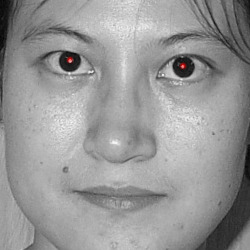
%> input picture DB0/DB0/test.jpg, 250 x 250 px
$ octave --eval "result = ImageProcessing('DB0/DB0/test.jpg');"   (GNU Octave 9; MATLAB toolbox functions it lacks are replaced by stand-ins)
%> lines starting %> are read from the running program, lines starting %| are printed output that depends on the picture; in (x1, y1, x2, y2) boxes, pixels count from 0 and x2, y2 are one past the last pixel; in counts of white or black regions, pixels touching at a corner belong together; the program's own positions count from 1
%> in ImageProcessing, image is the input picture: size 250x250x3 uint8; mean R, G, B 150.6, 150.5, 150.5
### colorNormalizationRGB.m
function normImage = colorNormalizationRGB(image)
    r = image(:,:,1);
    g = image(:,:,2);
    b = image(:,:,3);

    % Calculate the inverse mean of each color channel
    mean_R = 1/mean(r(:));
%> mean_R = 0.00664
    mean_G = 1/mean(g(:));
%> mean_G = 0.00665
    mean_B = 1/mean(b(:));
%> mean_B = 0.00665

    % Finding the highest value of the RGB mean
    maxRGB = max(max(mean_R,mean_G),mean_B);
%> maxRGB = 0.00665

    % Normalize the r,g,b
    mean_R = mean_R/maxRGB;
%> mean_R = 0.999
    mean_G = mean_G/maxRGB;
%> mean_G = 1
    mean_B = mean_B/maxRGB;
%> mean_B = 1

    % Scale each color channel by its normalized mean
    r = r * mean_R;
    g = g * mean_G;
    b = b * mean_B;

    % Putting together the color channels again
    normImage = cat(3, r,g,b);
end

### ConvertRGB2YCrCb.m
function YCrCb = ConvertRGB2YCrCb(rgb)
    % Function for normalizing the rgb color
    % and converting it to YCrCb color space

    r = rgb(:,:,1);
    g = rgb(:,:,2);
    b = rgb(:,:,3);

    % Calculate the inverse means of each color channel
    meanR = 1/mean(r(:));
%> meanR = 0.00664
    meanG = 1/mean(g(:));
%> meanG = 0.00665
    meanB = 1/mean(b(:));
%> meanB = 0.00665

    maxRGB = max(max(meanR,meanG),meanB);

    % Normalize each inverse mean
    meanR = meanR/maxRGB;
%> meanR = 0.999
    meanG = meanG/maxRGB;
%> meanG = 1
    meanB = meanB/maxRGB;
%> meanB = 1

    % Scale each color channel by its normalized mean
    r = r * meanR;
    g = g * meanG;
    b = b * meanB;

    rgb = cat(3, r,g,b);

    YCrCb = rgb2ycbcr(rgb);
%> YCrCb: size 250x250x3 uint8; mean of channels 1, 2, 3 145.3, 128, 128.1

end

### eyeDetection.m
function eyeMap = eyeDetection(YCrCb)

    % Chrominance component calculation
    Y = double(YCrCb(:,:,1));
    Cb = double(YCrCb(:,:,2));
    Cr = double(YCrCb(:,:,3));

    %Normalize (Cb^2), (Cr^2); and (Cb/Cr) 0-255
    Cb2_norm = normalize(Cb.^2, 'norm');
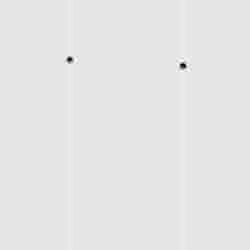
%> Cb2_norm: size 250x250 double; min 0.0412, max 0.0657, mean 0.0632; drawn with min black and max white
    Cb2_255_norm = normalize((Cb.^2)-1, 'norm');
    CbCr_norm = normalize((Cb./Cr), 'norm');

    % Chrominance map
    EyeMapC = (1/3) * (Cb2_norm + Cb2_255_norm + CbCr_norm);

    % Luminance component calculation
    radius = 9; % Can be changed but not recommended
    se = strel('disk', radius);

    % Apply the kernel, here se, to the luminance component
    dilationY = imdilate(Y, se);
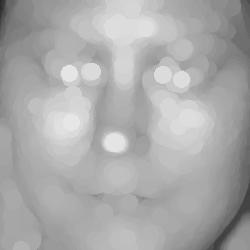
%> dilationY: size 250x250 double; min 40, max 230, mean 170.6
    erosionY = imerode(Y, se);
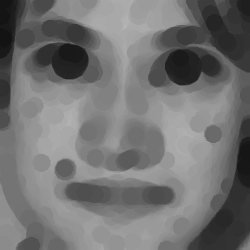
%> erosionY: size 250x250 double; min 19, max 179, mean 114.3

    % Luminance map
    eyeMapL = dilationY ./ (erosionY + 1);
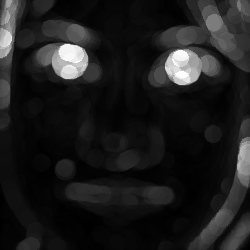
%> eyeMapL: size 250x250 double; min 1.06, max 7.11, mean 1.77; drawn with min black and max white

    % Combine the maps to one EyeMap
    eyeMap = eyeMapL .* EyeMapC;

    threshold = 0.332; % Can be changed but not recommended
    eyeMap = (eyeMap > threshold);
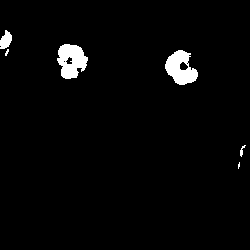
%> eyeMap: size 250x250 logical; 2.7% white; 6 white regions (2 under 20 px), largest, box (x1, y1, x2, y2) and area: (57, 44, 88, 79) 744, (165, 50, 198, 85) 713, (0, 30, 12, 49) 154, (240, 145, 246, 157) 29

    eyeMap = imdilate(eyeMap, se);
%> eyeMap: size 250x250 logical; 8.1% white; 4 white regions, box (x1, y1, x2, y2) and area: (49, 36, 96, 87) 1876, (157, 42, 206, 93) 1870, (0, 22, 20, 64) 691, (230, 137, 250, 177) 632
    eyeMap = imdilate(eyeMap, se);
%> eyeMap: size 250x250 logical; 15.1% white; 4 white regions, box (x1, y1, x2, y2) and area: (149, 34, 214, 101) 3368, (41, 28, 104, 95) 3364, (0, 14, 28, 72) 1351, (222, 129, 250, 185) 1334
    eyeMap = imerode(eyeMap, se);
%> eyeMap: size 250x250 logical; 8.2% white; 4 white regions, box (x1, y1, x2, y2) and area: (157, 42, 206, 93) 1878, (49, 36, 96, 87) 1876, (0, 22, 20, 64) 693, (230, 137, 250, 177) 668
    eyeMap = imdilate(eyeMap, se);
    eyeMap = imerode(eyeMap, se);

    % Remove small and large regions from the binary mask
    minArea = 100;  % Adjust as needed, but ok as it is!
    maxArea = 5000; % Adjust as needed, but ok as it is!

    eyeMap = bwareaopen(eyeMap, minArea);
    eyeMap = bwareafilt(eyeMap, [minArea, maxArea]);

    % Get image dimensions
    [height, width] = size(eyeMap);
%> height = 250; width = 250

    % Label connected components in the binary mask
    labeledMask = bwlabel(eyeMap);
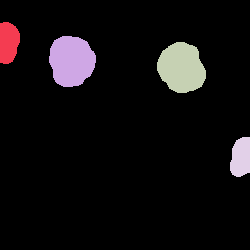
%> labeledMask: size 250x250 double; 5 distinct labels, from 0 to 4; one colour per label, 0 black

    % Remove regions outside the set range
    for i = 1:max(labeledMask(:))
        regionProperties = regionprops(labeledMask == i, 'Centroid');
        centroidX = regionProperties.Centroid(1);
        centroidY = regionProperties.Centroid(2);

        % Define ranges for the middle of the image
        middleRangeX = [width*0.1555, width*0.8];
        middleRangeY = [height*0.4, height*0.5];

        % Check if the centroid is outside the middle range, if so set
        % pixel value to 0
        if centroidX < middleRangeX(1) || centroidX > middleRangeX(2) || ...
           centroidY < middleRangeY(1) || centroidY > middleRangeY(2)
            eyeMap(labeledMask == i) = 0;
        end
    end
%> this loop made 4 passes
%> (regionProperties, centroidX, centroidY) on passes 1 to 3: ({Centroid [9.2 43]}, 9.16, 42.96), ({Centroid [72.1 61.5]}, 72.09, 61.54), ({Centroid [182.1 68.4]}, 182.1, 68.43)
%> (centroidX, centroidY) on pass 4: (241.4, 158.1)
%> eyeMap: size 250x250 logical; every value is 0
end

### mouthDetection.m
function mouthMap = mouthDetection(YCrCb)

    Cb = double(YCrCb(:,:,2));
    Cr = double(YCrCb(:,:,3));

    % Use the paper's formula for eta
    eta = 0.95 * (0.5 * sum(Cr.^2)) / (0.5 * sum(Cr./Cb));
%> eta = 15570.7
    mouthMapFormula = Cr.^2 .* (Cr.^2 - eta * Cr./Cb).^2;
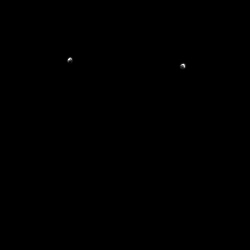
%> mouthMapFormula: size 250x250 double; min 42351982.1, max 5.41e+12, mean 1.26e+10; drawn with min black and max white

    % Make it binary
    mouthMapFormula = (mouthMapFormula - min(mouthMapFormula(:))) / ...
                      (max(mouthMapFormula(:)) - min(mouthMapFormula(:)));
    threshold = 0.4105; % Can be tweaked, but right now ok!

    mouthMap = mouthMapFormula > threshold;
%> mouthMap: size 250x250 logical; 0.03% white in thin lines or dots, all inside (x1, y1, x2, y2) = (68, 58, 185, 68)
    SE = strel('disk', 10);
    mouthMap = imclose(mouthMap, SE);
    mouthMap = imclearborder(mouthMap);

    % Remove small and large regions from the binary mask
    % Got the numbers by trail and error
    minArea = 40;
    maxArea = 20000;

    mouthMap = bwareaopen(mouthMap, minArea);
    mouthMap = bwareafilt(mouthMap, [minArea, maxArea]);

    % Get image dimensions
    [height, width] = size(mouthMap);

    % Label connected components in the binary mask
    labeledMask = bwlabel(mouthMap);
%> labeledMask: size 250x250 double; every value is 0

    % Remove regions outside the specified range
    for i = 1:max(labeledMask(:))
        regionProperties = regionprops(labeledMask == i, 'Centroid');
        centroidX = regionProperties.Centroid(1);
        centroidY = regionProperties.Centroid(2);

        % Define ranges for the middle-bottom of the image
        middleRangeX = [width*0.3, width*0.7];
        middleRangeY = [height*0.6, height*0.8];

        % Check if the centroid is outside the middle-bottom range
        if centroidX < middleRangeX(1) || centroidX > middleRangeX(2) || ...
           centroidY < middleRangeY(1) || centroidY > middleRangeY(2)
             mouthMap(labeledMask == i) = 0;
        end
    end
%> this loop made 0 passes
end

### drawLine.m
function [leftEyePos, rightEyePos, mouthPos] = drawLine(eyeMap, mouthMap)

    % Find and count connected components in eyeMap
    CC = bwconncomp(eyeMap);
%> CC = 0 connected components
    % Measures properties for each connected component
    % in CC, which is a structure returned by bwconncomp
    statsEye = regionprops(CC, 'PixelList');
%> statsEye = empty struct

    % Makes sure image do not contain less stan 2 eyes
    if numel(statsEye) < 2
        % Insufficient eye regions detected, return empty array
        leftEyePos = [];
        rightEyePos = [];
        mouthPos = [];
        return;
    end

    % Sort eyes based on x-coordinates
    % cellfun applys function to every cell in the array
    % It calculates the mean of x-coordinates for each
    % connected component's PixelList and sorts the result

    % The '~' is used to discard the sorted values, as only the indices are needed
    [~, sortedIdxEyes] = sort(cellfun(@(x) mean(x(:, 1)), {statsEye.PixelList}));

    % Returns the number of elements in the statsEye array
    statsEye = statsEye(sortedIdxEyes);

    % Assuming there are two eyes,
    % Calculate the mean position of pixels for
    % the first and second connected components
    leftEyePos = mean(statsEye(1).PixelList);
    rightEyePos = mean(statsEye(2).PixelList);

    % Find and count connected components in mouthMap
    CC = bwconncomp(mouthMap);
    statsMouth = regionprops(CC, 'PixelList');

    if numel(statsMouth) < 1
        % No mouth detected
        leftEyePos = [];
        rightEyePos = [];
        mouthPos = [];
        return;
    end

    % Assuming there is one mouth
    mouthPos = mean(statsMouth(1).PixelList);
end

### modifyImage.m
function modifiedImage = modifyImage(inputImage, leftEyePos, rightEyePos)
    % Function made for rotating and cropping every image for
    % better feature extraction.

    % Calculate the angle of rotation needed
    theta = atan2(rightEyePos(2) - leftEyePos(2), rightEyePos(1) - leftEyePos(1)) * 180 / pi;
    %modifiedImage = imrotate(inputImage, theta, 'bicubic', 'loose');

    % NOTE!! rotateAround() is made by Jan Motl (jan@motl.us), see
    % 'externfucntions' --> 'license.txt' for more information on usage
    % rights.
    modifiedImage = rotateAround(inputImage, leftEyePos(2), leftEyePos(1), theta, 'bicubic');

    % --- Crop image --- %
    % Calculate the distance between the left and right eyes to determine the width
    hyp = norm(leftEyePos - rightEyePos);

    % Calculate the center point between the eyes
    middle = leftEyePos + [hyp/2, 0];

    % Calculate the top-left corner of the cropped region
    LtopConor = middle + [hyp * -0.80, -hyp * 0.5];

    % Calculate the bottom-right corner of the cropped region
    RDownConor = middle + [hyp * 0.90, hyp * 1.5];

    % Crop the image using the calculated region and resize it to a fixed size (400x300)
    modifiedImage = imresize(imcrop(modifiedImage, [LtopConor RDownConor - LtopConor]), [400, 300]);

end

### ImageProcessing.m
function img = ImageProcessing(imagePath)
     % Read and store image
    try
        image = imread(imagePath);

        % Normalize the RGB in the image
        image_corr = colorNormalizationRGB(image);
        allImages{1} = image_corr; % save normalized image to array

        rgbImage = allImages{1};
        YCrCb = ConvertRGB2YCrCb(rgbImage);

        % First map detection calls for the image
        eyeMap = eyeDetection(YCrCb);
        mouthMap = mouthDetection(YCrCb);

        % Insert markers into the image
        [leftEyePos, rightEyePos, mouthPos] = drawLine(eyeMap, mouthMap);
%> leftEyePos = []; rightEyePos = []; mouthPos = []

        % DON'T COMMENT OUT - WILL CRASH! (image 12 has no left eye) %
        % if isempty(leftEyePos) || isempty(rightEyePos) || isempty(mouthPos)
        %      % Handle the case where positions are empty or detection failed
        %      disp(['Processing failed for image ', num2str(i)]);
        %      continue; % Skip to the next iteration
        % end

        % Rotates image and crops into [400, 300] size
        modifiedImage = modifyImage(rgbImage, leftEyePos, rightEyePos);

        % Calc the locations of the eye and mouth coordinates again
        fixedImage = ConvertRGB2YCrCb(modifiedImage);

        % Secound eye and mouth detection for gathering the new
        % coordinates after rotation
        eyeMap2 = eyeDetection2(fixedImage);
        mouthMap2 = mouthDetection2(fixedImage);

        % Get the positions for the eyes and mouth
        [updatedLeftEyePos, updatedRightEyePos, updatedMouthPos] = drawLine(eyeMap2, mouthMap2);
        markerPositions = [updatedLeftEyePos; updatedRightEyePos; updatedMouthPos];

        % Markings on the output image with the recivied positions
        endImage = insertMarker(modifiedImage, markerPositions, 'color', 'red', size = 20);

        %Store modified image in cell array
       img = endImage;

    catch ME
       img = 0;
    end

end

$ run again, on DB0/DB0/db0_2.jpg
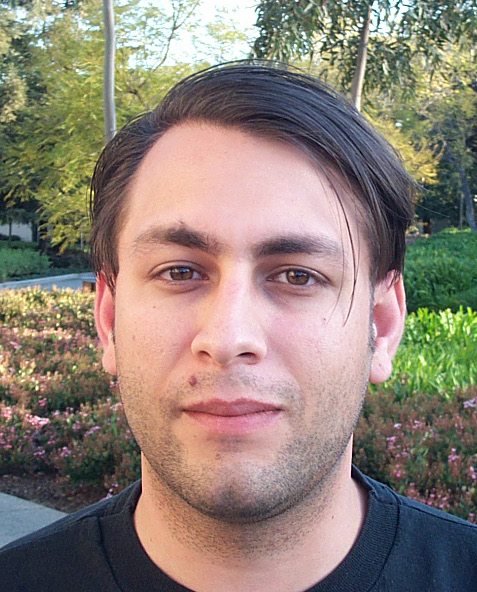
%> input picture DB0/DB0/db0_2.jpg, 477 x 592 px
%> in ImageProcessing, image is the input picture: size 592x477x3 uint8; mean R, G, B 142.3, 129.5, 119.2
%> in colorNormalizationRGB, `mean_R = 1/mean(r(:));`: mean_R = 0.00703
%> in colorNormalizationRGB, `mean_G = 1/mean(g(:));`: mean_G = 0.00772
%> in colorNormalizationRGB, `mean_B = 1/mean(b(:));`: mean_B = 0.00839
%> in colorNormalizationRGB, `mean_R = mean_R/maxRGB;`: mean_R = 0.837
%> in colorNormalizationRGB, `mean_G = mean_G/maxRGB;`: mean_G = 0.92
%> in colorNormalizationRGB, `mean_B = mean_B/maxRGB;`: mean_B = 1
%> in colorNormalizationRGB, `normImage = cat(3, r,g,b);`:
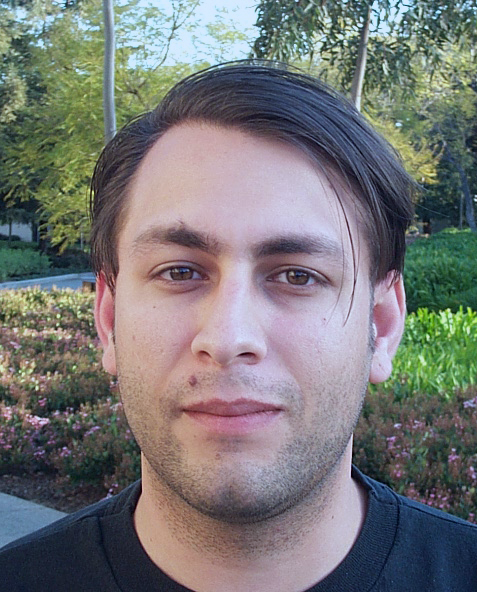
%> normImage: size 592x477x3 uint8; mean R, G, B 119.1, 119.2, 119.2
%> in ConvertRGB2YCrCb, `meanR = 1/mean(r(:));`: meanR = 0.00839
%> in ConvertRGB2YCrCb, `meanR = meanR/maxRGB;`: meanR = 1
%> YCrCb: size 592x477x3 uint8; mean of channels 1, 2, 3 118.3, 128, 128
%> the loop in eyeDetection, `for i = 1:max(labeledMask(:))` made 10 passes
%> (centroidX, centroidY) on passes 3 to 10: (95, 190.2), (130, 500.1), (240.8, 349.4), (298.3, 274.1), (352.7, 461.9), (361.7, 136.7), (421.1, 230.6), (432, 510.5)
%> eta = 15549.2
%> in mouthDetection, `mouthMapFormula = Cr.^2 .* (Cr.^2 - eta * Cr./Cb).^2;`:
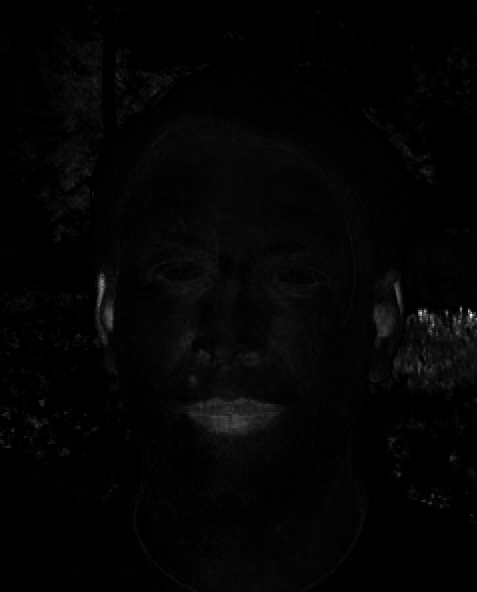
%> mouthMapFormula: size 592x477 double; min 53257.5, max 3.63e+12, mean 6.3e+10; drawn with min black and max white
%> the loop in mouthDetection, `for i = 1:max(labeledMask(:))` made 1 pass
%> (centroidX, centroidY, middleRangeX, middleRangeY) on pass 1: (423.3, 315.5, [143.1 333.9], [355.2 473.6])
%> CC = 1 connected component
%> leftEyePos = []

$ run again, on DB0/DB0/db0_3.jpg
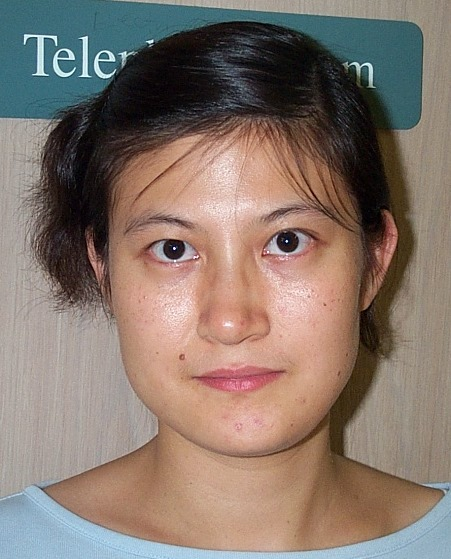
%> input picture DB0/DB0/db0_3.jpg, 451 x 559 px
%> in ImageProcessing, image is the input picture: size 559x451x3 uint8; mean R, G, B 134.5, 118.5, 108.7
%> in colorNormalizationRGB, `mean_R = 1/mean(r(:));`: mean_R = 0.00743
%> in colorNormalizationRGB, `mean_G = 1/mean(g(:));`: mean_G = 0.00844
%> in colorNormalizationRGB, `mean_B = 1/mean(b(:));`: mean_B = 0.0092
%> in colorNormalizationRGB, `mean_R = mean_R/maxRGB;`: mean_R = 0.808
%> in colorNormalizationRGB, `mean_G = mean_G/maxRGB;`: mean_G = 0.917
%> in colorNormalizationRGB, `mean_B = mean_B/maxRGB;`: mean_B = 1
%> in ConvertRGB2YCrCb, `meanR = 1/mean(r(:));`: meanR = 0.0092
%> in ConvertRGB2YCrCb, `meanR = meanR/maxRGB;`: meanR = 1
%> YCrCb: size 559x451x3 uint8; mean of channels 1, 2, 3 109.4, 128, 128
%> the loop in eyeDetection, `for i = 1:max(labeledMask(:))` made 6 passes
%> (regionProperties, centroidX, centroidY) on passes 1, 2, 4, 6: ({Centroid [50.2 129.9]}, 50.22, 129.9), ({Centroid [130.9 60]}, 130.9, 59.98), ({Centroid [249.7 15.2]}, 249.7, 15.22), ({Centroid [358.2 73.9]}, 358.2, 73.95)
%> in mouthDetection, `eta = 0.95 * (0.5 * sum(Cr.^2)) / (0.5 * sum(Cr./Cb));`: eta = 15532.6
%> the loop in mouthDetection, `for i = 1:max(labeledMask(:))` made 1 pass
%> (centroidX, centroidY, middleRangeX, middleRangeY) on pass 1: (239, 380.2, [135.3 315.7], [335.4 447.2])
%> in drawLine, `CC = bwconncomp(eyeMap);`: CC = 2 connected components
%> statsEye = 2 items
%> sortedIdxEyes = [1 2]
%> in drawLine, `leftEyePos = mean(statsEye(1).PixelList);`: leftEyePos = [175.4 250.3]
%> in drawLine, `rightEyePos = mean(statsEye(2).PixelList);`: rightEyePos = [287.8 240.4]
%> in drawLine, `CC = bwconncomp(mouthMap);`: CC = 1 connected component
%> in drawLine, `mouthPos = mean(statsMouth(1).PixelList);`: mouthPos = [239 380.2]
%> in ImageProcessing, `[leftEyePos, rightEyePos, mouthPos] = drawLine(eyeMap, mouthMap);`: leftEyePos = [175.4 250.3]; rightEyePos = [287.8 240.4]; mouthPos = [239 380.2]
%> in modifyImage, `theta = atan2(rightEyePos(2) - leftEyePos(2), rightEyePos(1) - leftEye..`: theta = -5.03
%> method = 'bicubic'
%> dy = 29.72
%> dx = 50.63
%> in rotateAround, ``: theta = 2.61; rho = 58.71
%> newX = -47.82; newY = 34.05
%> shiftX = -3
%> shiftY = 4
%> padX = 3
%> padY = 4
%> hyp = 112.8
%> middle = [231.8 250.3]
%> LtopConor = [141.5 193.9]
%> RDownConor = [333.3 419.5]
%> YCrCb: size 400x300x3 uint8; mean of channels 1, 2, 3 129.1, 128, 128
%> in eyeDetection2, ``:
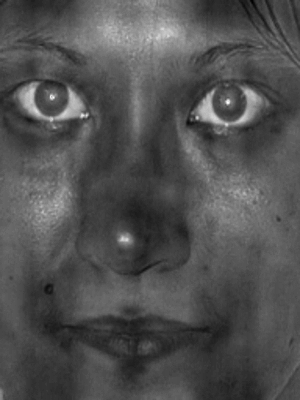
%> CbCr_norm: size 400x300 double; min 0.0392, max 0.0728, mean 0.0499; drawn with min black and max white
%> the loop in eyeDetection2, `` made 2 passes
%> in mouthDetection2, ``: eta = 15549.9
%> the loop in mouthDetection2, `` made 1 pass
%> updatedLeftEyePos = [50.98 101.2]; updatedRightEyePos = [230.4 103.7]; updatedMouthPos = [133.1 339.5]
%> markerPositions = [50.98 101.2; 230.4 103.7; 133.1 339.5]
